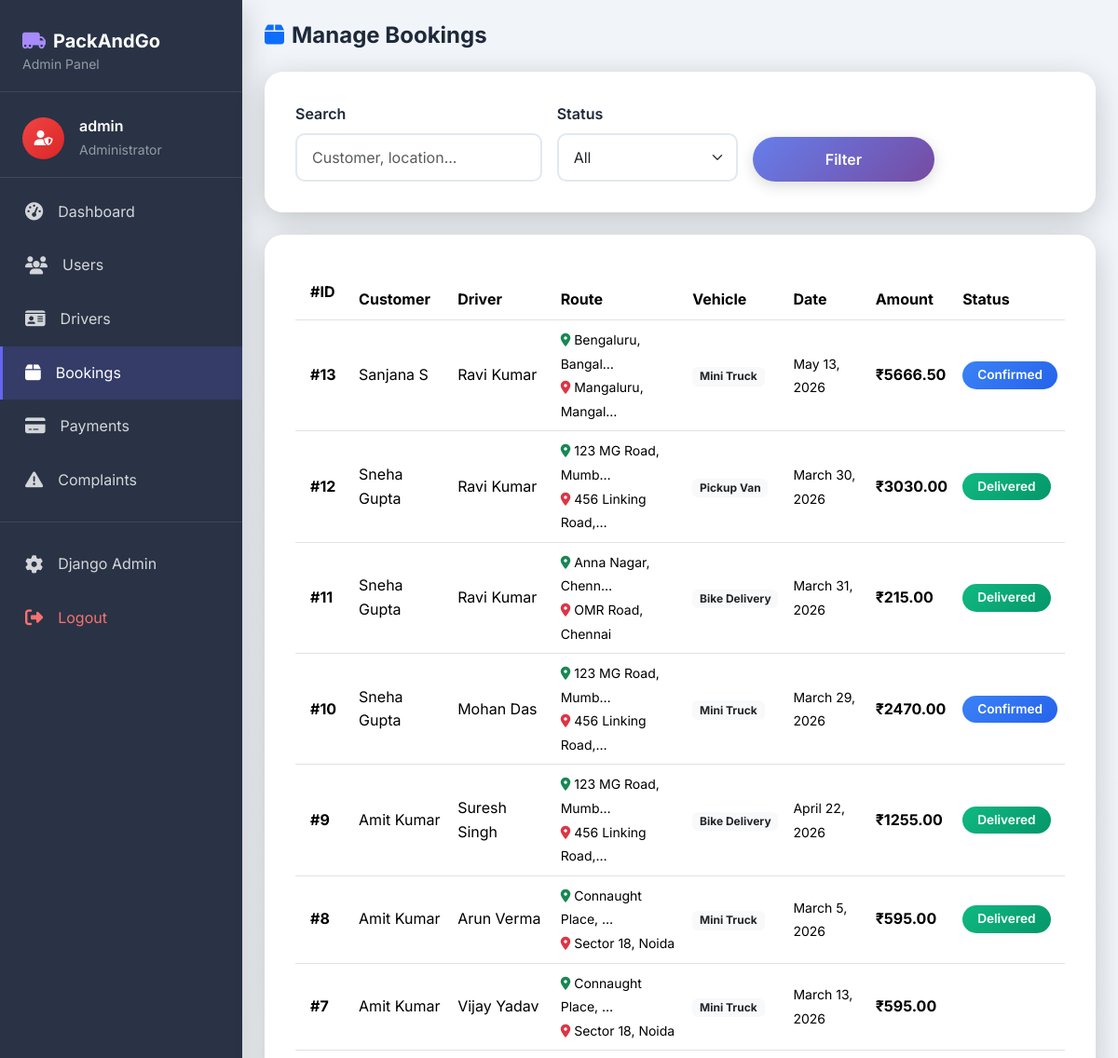
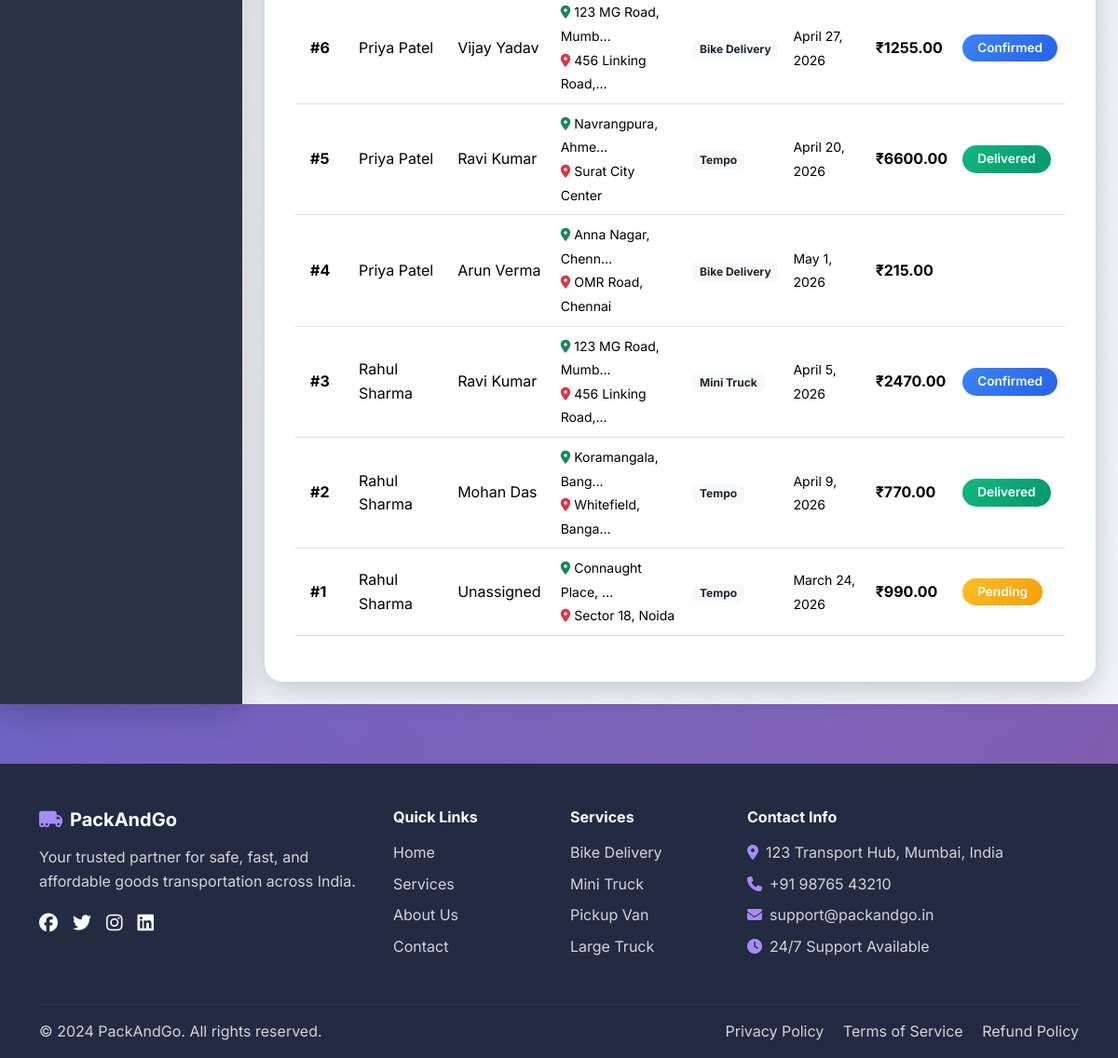
/admin-panel/bookings/ (signed in), run on the app's committed database (2 pictures, top to bottom).
### core/models.py (models this page shows, shortened)
class Booking(models.Model):
    STATUS_CHOICES = [
        ('pending', 'Pending'),
        ('confirmed', 'Confirmed'),
        ('picked_up', 'Picked Up'),
        ('in_transit', 'In Transit'),
        ('delivered', 'Delivered'),
        ('cancelled', 'Cancelled'),
    ]
    user = models.ForeignKey(User, on_delete=models.CASCADE, related_name='bookings')
    driver = models.ForeignKey(Driver, on_delete=models.SET_NULL, null=True, blank=True, related_name='jobs')
    pickup_location = models.CharField(max_length=255)
    drop_location = models.CharField(max_length=255)
    pickup_city = models.CharField(max_length=100, blank=True)
    drop_city = models.CharField(max_length=100, blank=True)
    item_description = models.TextField()
    vehicle_type = models.CharField(max_length=20, choices=VEHICLE_CHOICES)
    booking_date = models.DateField()
    delivery_date = models.DateField(null=True, blank=True)
    status = models.CharField(max_length=20, choices=STATUS_CHOICES, default='pending')
    estimated_price = models.DecimalField(max_digits=10, decimal_places=2, default=0)
    distance_km = models.DecimalField(max_digits=8, decimal_places=2, default=0)
    item_image = models.ImageField(upload_to='bookings/', blank=True, null=True)
    special_instructions = models.TextField(blank=True)
    created_at = models.DateTimeField(auto_now_add=True)
    updated_at = models.DateTimeField(auto_now=True)
    class Meta:
        ordering = ['-created_at']

class Driver(models.Model):
    STATUS_CHOICES = [
        ('pending', 'Pending Approval'),
        ('approved', 'Approved'),
        ('rejected', 'Rejected'),
        ('suspended', 'Suspended'),
    ]
    user = models.OneToOneField(User, on_delete=models.CASCADE, related_name='driver_profile', null=True, blank=True)
    driver_name = models.CharField(max_length=100)
    email = models.EmailField(unique=True)
    phone = models.CharField(max_length=15)
    vehicle_type = models.CharField(max_length=20, choices=VEHICLE_CHOICES)
    vehicle_number = models.CharField(max_length=20)
    license_number = models.CharField(max_length=30)
    availability = models.BooleanField(default=True)
    status = models.CharField(max_length=20, choices=STATUS_CHOICES, default='pending')
    profile_image = models.ImageField(upload_to='drivers/', blank=True, null=True)
    city = models.CharField(max_length=100, blank=True)
    total_earnings = models.DecimalField(max_digits=10, decimal_places=2, default=0)
    rating = models.DecimalField(max_digits=3, decimal_places=2, default=0)
    total_trips = models.IntegerField(default=0)
    created_at = models.DateTimeField(auto_now_add=True)

### core/views.py (the view)
# urls.py: path('admin-panel/bookings/', views.admin_bookings, name='admin_bookings'),
@admin_required
def admin_bookings(request):
    status_filter = request.GET.get('status', '')
    search = request.GET.get('search', '')
    bookings = Booking.objects.select_related('user', 'driver').all()
    if status_filter:
        bookings = bookings.filter(status=status_filter)
    if search:
        bookings = bookings.filter(
            Q(user__username__icontains=search) |
            Q(pickup_location__icontains=search) |
            Q(drop_location__icontains=search)
        )
    paginator = Paginator(bookings, 15)
    page = request.GET.get('page', 1)
    return render(request, 'admin_panel/bookings.html', {
        'bookings': paginator.get_page(page),
        'status_filter': status_filter,
        'search': search,
    })

### core/views.py (called while the page is built)
def admin_required(view_func):
    @functools.wraps(view_func)
    def wrapper(request, *args, **kwargs):
        if not request.user.is_authenticated or not (request.user.is_staff or request.user.is_superuser):
            messages.error(request, 'Admin access required.')
            return redirect('login')
        return view_func(request, *args, **kwargs)
    return wrapper

### templates/admin_panel/bookings.html (shortened to what this page needs)
{% extends 'base.html' %}
{% block content %}
<div class="d-flex" style="min-height: 100vh; background: #f1f5f9;">
    {% include 'components/admin_sidebar.html' %}
    <div class="flex-grow-1 p-4">
        <div class="d-flex align-items-center mb-4">
            <h4 class="fw-bold mb-0"><i class="fas fa-box me-2 text-primary"></i>Manage Bookings</h4>
        </div>
        <div class="glass-card mb-4">
            <form method="get" class="row g-3 align-items-end">
                <div class="col-md-4">
                    <label class="form-label">Search</label>
                    <input type="text" name="search" class="form-control" placeholder="Customer, location..." value="{{ search }}">
                </div>
                <div class="col-md-3">
                    <label class="form-label">Status</label>
                    <select name="status" class="form-select">
                        <option value="">All</option>
                    </select>
                </div>
                <div class="col-md-3">
                    <button type="submit" class="btn btn-gradient w-100">Filter</button>
                </div>
            </form>
        </div>
        <div class="glass-card">
            <div class="table-responsive">
                <table class="table table-hover align-middle">
                    <thead style="background: linear-gradient(135deg, #667eea 0%, #764ba2 100%); color:white;">
                        <tr>
                            <th class="py-3 px-3">#ID</th>
                            <th>Customer</th>
                            <th>Driver</th>
                            <th>Route</th>
                            <th>Vehicle</th>
                            <th>Date</th>
                            <th>Amount</th>
                            <th>Status</th>
                        </tr>
                    </thead>
                    <tbody>
                        {% for booking in bookings %}
                        <tr>
                            <td class="px-3"><strong>#{{ booking.id }}</strong></td>
                            <td>{{ booking.user.get_full_name|default:booking.user.username }}</td>
                            <td>{{ booking.driver.driver_name|default:"Unassigned" }}</td>
                            <td>
                                <small><i class="fas fa-map-marker-alt text-success me-1"></i>{{ booking.pickup_location|truncatechars:18 }}</small><br>
                                <small><i class="fas fa-map-marker-alt text-danger me-1"></i>{{ booking.drop_location|truncatechars:18 }}</small>
                            </td>
                            <td><span class="badge bg-light text-dark">{{ booking.get_vehicle_type_display }}</span></td>
                            <td><small>{{ booking.booking_date }}</small></td>
                            <td><strong>₹{{ booking.estimated_price }}</strong></td>
                            <td>
                                <span class="badge badge-{{ booking.status }} badge-custom">{{ booking.get_status_display }}</span>
                            </td>
                        </tr>
                        {% empty %}
                        <tr><td colspan="8" class="text-center py-4 text-muted">No bookings found</td></tr>
                        {% endfor %}
                    </tbody>
                </table>
            </div>
        </div>
    </div>
</div>
{% endblock %}

### templates/components/admin_sidebar.html
{% load static %}
<div class="sidebar" id="sidebar" style="width: 260px; min-width: 260px;">
    <div class="px-4 pb-3 mb-2" style="border-bottom: 1px solid rgba(255,255,255,0.1);">
        <a href="{% url 'landing' %}" class="text-decoration-none">
            <h5 class="text-white fw-bold mb-0"><i class="fas fa-truck-moving me-2" style="color:#a78bfa;"></i>PackAndGo</h5>
        </a>
        <small style="color:rgba(255,255,255,0.5);">Admin Panel</small>
    </div>
    <div class="px-4 py-3 mb-2" style="border-bottom: 1px solid rgba(255,255,255,0.1);">
        <div class="d-flex align-items-center">
            <div class="rounded-circle d-flex align-items-center justify-content-center me-3" style="width:45px;height:45px;background:linear-gradient(135deg,#ef4444,#dc2626);">
                <i class="fas fa-user-shield text-white"></i>
            </div>
            <div>
                <div class="text-white fw-semibold">{{ request.user.username }}</div>
                <small style="color:rgba(255,255,255,0.5);">Administrator</small>
            </div>
        </div>
    </div>
    <nav class="mt-2">
        <a href="{% url 'admin_dashboard' %}" class="sidebar-link {% if request.resolver_match.url_name == 'admin_dashboard' %}active{% endif %}">
            <i class="fas fa-tachometer-alt"></i> Dashboard
        </a>
        <a href="{% url 'admin_users' %}" class="sidebar-link {% if request.resolver_match.url_name == 'admin_users' %}active{% endif %}">
            <i class="fas fa-users"></i> Users
        </a>
        <a href="{% url 'admin_drivers' %}" class="sidebar-link {% if request.resolver_match.url_name == 'admin_drivers' %}active{% endif %}">
            <i class="fas fa-id-card"></i> Drivers
        </a>
        <a href="{% url 'admin_bookings' %}" class="sidebar-link {% if request.resolver_match.url_name == 'admin_bookings' %}active{% endif %}">
            <i class="fas fa-box"></i> Bookings
        </a>
        <a href="{% url 'admin_payments' %}" class="sidebar-link {% if request.resolver_match.url_name == 'admin_payments' %}active{% endif %}">
            <i class="fas fa-credit-card"></i> Payments
        </a>
        <a href="{% url 'admin_complaints' %}" class="sidebar-link {% if request.resolver_match.url_name == 'admin_complaints' %}active{% endif %}">
            <i class="fas fa-exclamation-triangle"></i> Complaints
        </a>
        <div style="border-top: 1px solid rgba(255,255,255,0.1); margin: 1rem 0;"></div>
        <a href="/admin/" class="sidebar-link">
            <i class="fas fa-cog"></i> Django Admin
        </a>
        <a href="{% url 'logout' %}" class="sidebar-link" style="color: #f87171;">
            <i class="fas fa-sign-out-alt"></i> Logout
        </a>
    </nav>
</div>

### static/css/main.css (style rules this page uses)
:root { --primary: #6366f1; --primary-dark: #4f46e5; --secondary: #8b5cf6; --accent: #ec4899; --success: #10b981; --warning: #f59e0b; --danger: #ef4444; --info: #3b82f6; --dark: #1e293b; --dark-light: #334155; --light: #f8fafc; --white: #ffffff; --purple: #a855f7; --gradient-primary: linear-gradient(135deg, #667eea 0%, #764ba2 100%); --gradient-secondary: linear-gradient(135deg, #f093fb 0%, #f5576c 100%); --gradient-success: linear-gradient(135deg, #4facfe 0%, #00f2fe 100%); --gradient-dark: linear-gradient(135deg, #1e293b 0%, #334155 100%); --shadow-sm: 0 2px 8px rgba(0,0,0,0.1); --shadow-md: 0 4px 16px rgba(0,0,0,0.15); --shadow-lg: 0 8px 32px rgba(0,0,0,0.2); --shadow-glow: 0 0 20px rgba(99, 102, 241, 0.4); --transition: all 0.3s cubic-bezier(0.4, 0, 0.2, 1); }
* { margin: 0; padding: 0; box-sizing: border-box; }
body { font-family: 'Inter', 'Segoe UI', Tahoma, Geneva, Verdana, sans-serif; background: linear-gradient(135deg, #667eea 0%, #764ba2 100%); background-attachment: fixed; color: var(--dark); line-height: 1.6; overflow-x: hidden; }
body::before { content: ''; position: fixed; top: 0; left: 0; width: 100%; height: 100%; background: radial-gradient(circle at 20% 50%, rgba(255,255,255,0.1) 0%, transparent 50%), radial-gradient(circle at 80% 80%, rgba(255,255,255,0.1) 0%, transparent 50%); pointer-events: none; z-index: 0; }
.glass-card { background: rgba(255, 255, 255, 0.95); backdrop-filter: blur(10px); border-radius: 20px; border: 1px solid rgba(255, 255, 255, 0.3); box-shadow: var(--shadow-lg); padding: 2rem; transition: var(--transition); }
.btn-gradient { background: var(--gradient-primary); border: none; color: white; padding: 0.75rem 2rem; border-radius: 50px; font-weight: 600; transition: var(--transition); box-shadow: var(--shadow-md); }
.form-control, .form-select { border-radius: 10px; border: 2px solid #e2e8f0; padding: 0.75rem 1rem; transition: var(--transition); }
.form-label { font-weight: 600; color: var(--dark); margin-bottom: 0.5rem; }
.badge-custom { padding: 0.5rem 1rem; border-radius: 50px; font-weight: 600; font-size: 0.85rem; }
.badge-pending { background: linear-gradient(135deg, #fbbf24 0%, #f59e0b 100%); color: white; }
.badge-confirmed { background: linear-gradient(135deg, #3b82f6 0%, #2563eb 100%); color: white; }
.badge-delivered { background: linear-gradient(135deg, #10b981 0%, #059669 100%); color: white; }
.sidebar { background: rgba(30, 41, 59, 0.95); backdrop-filter: blur(10px); min-height: 100vh; padding: 2rem 0; box-shadow: var(--shadow-lg); }
.sidebar-link { color: rgba(255,255,255,0.8); padding: 1rem 1.5rem; display: flex; align-items: center; text-decoration: none; transition: var(--transition); border-left: 3px solid transparent; }
.sidebar-link:hover, .sidebar-link.active { background: rgba(99, 102, 241, 0.2); color: white; border-left-color: var(--primary); }
.sidebar-link i { margin-right: 1rem; font-size: 1.2rem; }

### data on the page
Booking: id "13", user.get_full_name "Sanjana S", driver.driver_name "Ravi Kumar", pickup_location "Bengaluru, Bangal…", drop_location "Mangaluru, Mangal…", vehicle_type "Mini Truck", booking_date "May 13, 2026", estimated_price "5666.50", status "Confirmed"
Booking: id "12", user.get_full_name "Sneha Gupta", driver.driver_name "Ravi Kumar", pickup_location "123 MG Road, Mumb…", drop_location "456 Linking Road,…", vehicle_type "Pickup Van", booking_date "March 30, 2026", estimated_price "3030.00", status "Delivered"
Booking: id "11", user.get_full_name "Sneha Gupta", driver.driver_name "Ravi Kumar", pickup_location "Anna Nagar, Chenn…", drop_location "OMR Road, Chennai", vehicle_type "Bike Delivery", booking_date "March 31, 2026", estimated_price "215.00", status "Delivered"
Booking: id "10", user.get_full_name "Sneha Gupta", driver.driver_name "Mohan Das", pickup_location "123 MG Road, Mumb…", drop_location "456 Linking Road,…", vehicle_type "Mini Truck", booking_date "March 29, 2026", estimated_price "2470.00", status "Confirmed"
Booking: id "9", user.get_full_name "Amit Kumar", driver.driver_name "Suresh Singh", pickup_location "123 MG Road, Mumb…", drop_location "456 Linking Road,…", vehicle_type "Bike Delivery", booking_date "April 22, 2026", estimated_price "1255.00", status "Delivered"
Booking: id "8", user.get_full_name "Amit Kumar", driver.driver_name "Arun Verma", pickup_location "Connaught Place, …", drop_location "Sector 18, Noida", vehicle_type "Mini Truck", booking_date "March 5, 2026", estimated_price "595.00", status "Delivered"
Booking: id "7", user.get_full_name "Amit Kumar", driver.driver_name "Vijay Yadav", pickup_location "Connaught Place, …", drop_location "Sector 18, Noida", vehicle_type "Mini Truck", booking_date "March 13, 2026", estimated_price "595.00"
Booking: id "6", user.get_full_name "Priya Patel", driver.driver_name "Vijay Yadav", pickup_location "123 MG Road, Mumb…", drop_location "456 Linking Road,…", vehicle_type "Bike Delivery", booking_date "April 27, 2026", estimated_price "1255.00", status "Confirmed"
Booking: id "5", user.get_full_name "Priya Patel", driver.driver_name "Ravi Kumar", pickup_location "Navrangpura, Ahme…", drop_location "Surat City Center", vehicle_type "Tempo", booking_date "April 20, 2026", estimated_price "6600.00", status "Delivered"
Booking: id "4", user.get_full_name "Priya Patel", driver.driver_name "Arun Verma", pickup_location "Anna Nagar, Chenn…", drop_location "OMR Road, Chennai", vehicle_type "Bike Delivery", booking_date "May 1, 2026", estimated_price "215.00"
Booking: id "3", user.get_full_name "Rahul Sharma", driver.driver_name "Ravi Kumar", pickup_location "123 MG Road, Mumb…", drop_location "456 Linking Road,…", vehicle_type "Mini Truck", booking_date "April 5, 2026", estimated_price "2470.00", status "Confirmed"
Booking: id "2", user.get_full_name "Rahul Sharma", driver.driver_name "Mohan Das", pickup_location "Koramangala, Bang…", drop_location "Whitefield, Banga…", vehicle_type "Tempo", booking_date "April 9, 2026", estimated_price "770.00", status "Delivered"
Booking: id "1", user.get_full_name "Rahul Sharma", driver.driver_name "Unassigned", pickup_location "Connaught Place, …", drop_location "Sector 18, Noida", vehicle_type "Tempo", booking_date "March 24, 2026", estimated_price "990.00", status "Pending"

### other printed values
{{ request.user.username }} "admin"
